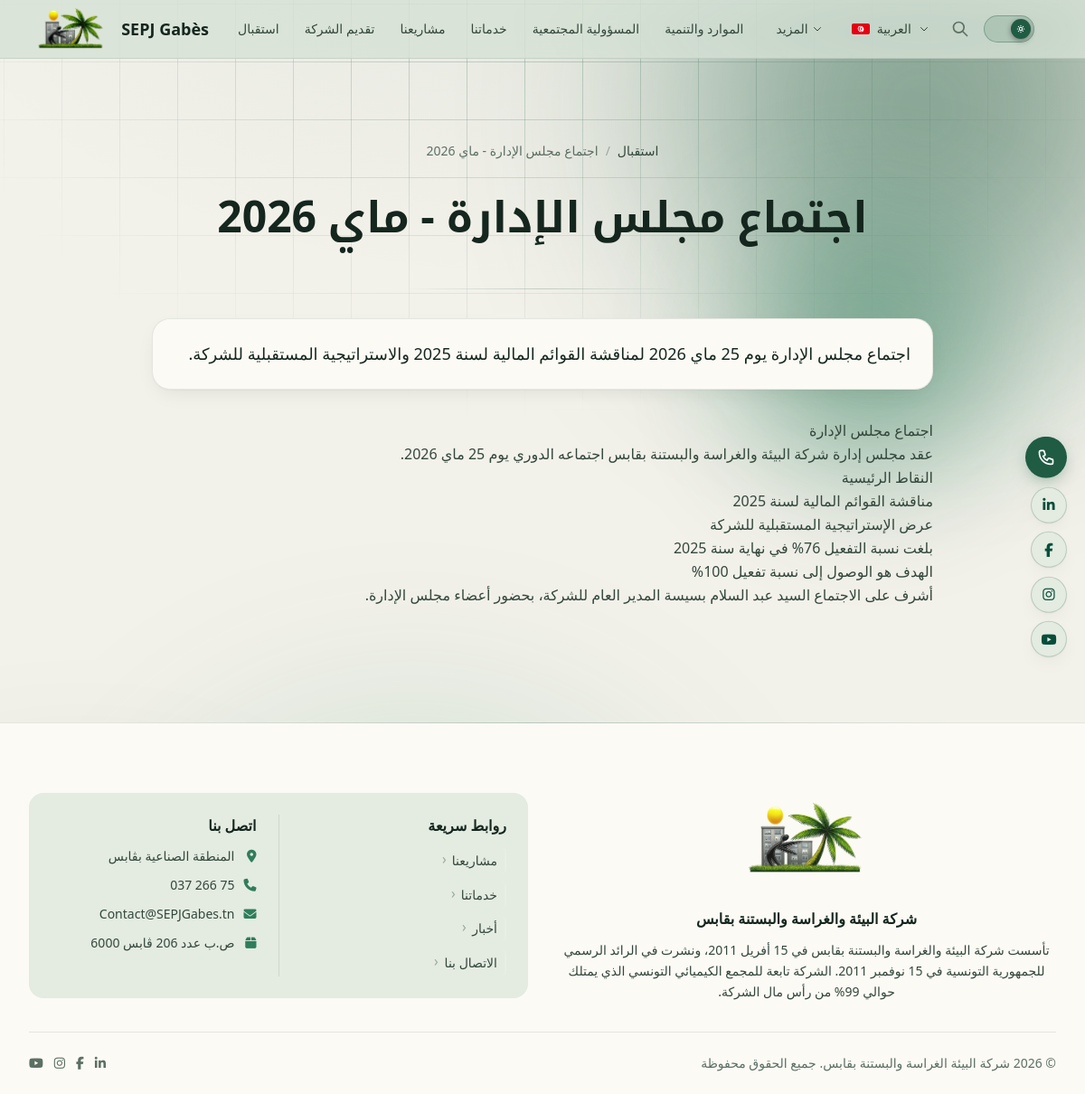
/public/page.php?slug=board-meeting-may-2026, run on the app's committed database.
### tables this page shows
CREATE TABLE IF NOT EXISTS `content_items` (
    `id` INT UNSIGNED AUTO_INCREMENT PRIMARY KEY,
    `type` ENUM('page', 'post', 'project', 'service', 'activity', 'prize', 'rse', 'resource', 'sport', 'video') NOT NULL,
    `rse_category` VARCHAR(50) DEFAULT NULL COMMENT 'RSE subcategory: engagement_social, rapport_durabilite, rapport_rse, catalogue_rse',
    `slug` VARCHAR(255) NOT NULL UNIQUE,
    `title_ar` TEXT,
    `title_fr` TEXT,
    `title_en` TEXT,
    `summary_ar` TEXT,
    `summary_fr` TEXT,
    `summary_en` TEXT,
    `body_ar` LONGTEXT,
    `body_fr` LONGTEXT,
    `body_en` LONGTEXT,
    `featured_image` VARCHAR(255) DEFAULT NULL,
    `video_url` VARCHAR(255) DEFAULT NULL COMMENT 'YouTube URL for type=video items',
    `status` ENUM('draft', 'published') NOT NULL DEFAULT 'draft',
    `is_featured` TINYINT(1) NOT NULL DEFAULT 0,
    `published_at` DATETIME DEFAULT NULL,
    `created_by` INT UNSIGNED DEFAULT NULL,
    `updated_by` INT UNSIGNED DEFAULT NULL,
    `created_at` DATETIME NOT NULL DEFAULT CURRENT_TIMESTAMP,
    `updated_at` DATETIME NOT NULL DEFAULT CURRENT_TIMESTAMP ON UPDATE CURRENT_TIMESTAMP,

    INDEX `idx_type` (`type`),
    INDEX `idx_status` (`status`),
    INDEX `idx_slug` (`slug`),
    INDEX `idx_type_status` (`type`, `status`),
    INDEX `idx_featured` (`is_featured`),
    INDEX `idx_rse_category` (`rse_category`),
    CONSTRAINT `fk_content_created_by` FOREIGN KEY (`created_by`) REFERENCES `users`(`id`) ON DELETE SET NULL,
    CONSTRAINT `fk_content_updated_by` FOREIGN KEY (`updated_by`) REFERENCES `users`(`id`) ON DELETE SET NULL
);

CREATE TABLE IF NOT EXISTS `site_settings` (
    `id` INT UNSIGNED AUTO_INCREMENT PRIMARY KEY,
    `setting_key` VARCHAR(255) NOT NULL UNIQUE,
    `value_ar` LONGTEXT,
    `value_fr` LONGTEXT,
    `value_en` LONGTEXT,
    `value_raw` LONGTEXT,
    `updated_at` DATETIME NOT NULL DEFAULT CURRENT_TIMESTAMP ON UPDATE CURRENT_TIMESTAMP
);

### app/core/helpers.php (called while the page is built, shortened)
<?php
function e($value): string
{
    return htmlspecialchars((string) $value, ENT_QUOTES | ENT_SUBSTITUTE, 'UTF-8');
}
function current_lang(): string
{
    return DEFAULT_LANGUAGE;
}
function get_setting(string $key, string $lang = 'ar'): string
{
    static $settings = null;
    if ($settings === null) {
        try {
            $rows = db()->query("SELECT setting_key, value_ar, value_fr, value_en, value_raw FROM site_settings")->fetchAll(PDO::FETCH_ASSOC);
            $settings = [];
            foreach ($rows as $row) {
                $settings[$row['setting_key']] = $row;
            }
        } catch (PDOException $e) {
            $settings = [];
            return '';
        }
    }
    $setting = $settings[$key];
    $field   = 'value_' . $lang;
    if (!empty($setting[$field])) {
        return $setting[$field];
    }
    if (!empty($setting['value_raw'])) {
        return $setting['value_raw'];
    }
    return $setting['value_ar'] ?? '';
}
function sanitize_body(string $html): string
{
    $allowedTags = '<p><br><b><i><u><a><img><ul><ol><li><h1><h2><h3><h4><h5><h6><blockquote><table><tr><td><th><strong><em><span><div><hr><pre><code><sub><sup>';
    $html = strip_tags($html, $allowedTags);
    $html = preg_replace('/\s+on\w+\s*=\s*(?:"[^"]*"|\'[^\']*\'|\S+)/i', '', $html);
    $html = preg_replace_callback(
        '/\b(href|src|action|formaction)\s*=\s*(["\'])(.*?)\2/is',
        function ($m) {
            $attr  = $m[1];
            $quote = $m[2];
            $value = trim($m[3]);
            $clean = preg_replace('/[\x00-\x20]+/', '', $value);
            if (preg_match('/^(javascript|vbscript|data)\s*:/i', $clean)) {
                return $attr . '=' . $quote . '#' . $quote;
            }
            return $m[0];
        },
        $html
    );
    return $html;
}
function content_field(array $row, string $field, string $lang): string
{
    $fieldName = $field . '_' . $lang;
    if (!empty($row[$fieldName])) {
        return $row[$fieldName];
    }
    return $row[$field . '_ar'] ?? '';
}

### app/core/i18n.php (called while the page is built, shortened)
<?php
function __(string $key, string $lang = null): string
{
    static $translations = null;
    if ($translations === null) {
        $translations = get_translations();
    }
    $lang = $lang ?? current_lang();
    return $translations[$key][$lang] ?? $translations[$key]['ar'] ?? $key;
}

### app/core/db.php (called while the page is built, shortened)
<?php
class Database
{
    private static ?PDO $instance = null;
    public static function getInstance(): PDO
    {
        if (self::$instance === null) {
            $dsn = "mysql:host=" . DB_HOST . ";port=" . DB_PORT . ";dbname=" . DB_NAME . ";charset=" . DB_CHARSET;
            $options = [
                PDO::ATTR_ERRMODE            => PDO::ERRMODE_EXCEPTION,
                PDO::ATTR_DEFAULT_FETCH_MODE => PDO::FETCH_ASSOC,
                PDO::ATTR_EMULATE_PREPARES   => false,
                PDO::MYSQL_ATTR_INIT_COMMAND => "SET NAMES utf8mb4 COLLATE utf8mb4_unicode_ci",
            ];
            try {
                self::$instance = new PDO($dsn, DB_USER, DB_PASS, $options);
            } catch (PDOException $e) {
error_log("Database connection failed [host=" . DB_HOST . ", port=" . DB_PORT . ", db=" . DB_NAME . "]: " . get_class($e) . " (" . $e->getCode() . ") " . $e->getMessage());
                die("اتصال قاعدة البيانات فشل. الرجاء المحاولة لاحقاً.<br>Database connection failed. Please try again later.");
            }
        }
        return self::$instance;
    }
}
function db(): PDO
{
    return Database::getInstance();
}

### public/page.php (the view, shortened to what this page needs)
<?php
require_once ROOT_PATH . '/app/core/db.php';
require_once ROOT_PATH . '/app/core/helpers.php';
require_once ROOT_PATH . '/app/core/i18n.php';
$lang          = current_lang();
$slug          = trim($_GET['slug'] ?? '');
$item          = null;
$is404         = false;
if (!$slug) {
    $is404 = true;
} else {
    try {
        $stmt = db()->prepare("SELECT * FROM content_items WHERE slug = :slug AND status = 'published' LIMIT 1");
        $stmt->execute(['slug' => $slug]);
        $item = $stmt->fetch();
    } catch (PDOException $e) {
        $item = null;
    }
    if (!$item) {
        $is404 = true;
    } else {
        $title   = content_field($item, 'title', $lang);
        $summary = content_field($item, 'summary', $lang);
        $body    = content_field($item, 'body', $lang);
    }
}
require_once 'includes/header.php';
?>
<main id="main-content">
<?php if ($is404): ?>
    <div class="page-hero">
        <div class="max-w-4xl mx-auto px-4 text-center">
            <h1 class="text-6xl font-bold text-white mb-4">404</h1>
            <p class="text-xl text-emerald-200/80 mb-8"><?= __('page_not_found', $lang) ?></p>
            <a href="index.php" class="glass-btn glass-btn-primary"><?= __('back_to_home', $lang) ?></a>
        </div>
    </div>
<?php else: ?>
    <div class="page-hero">
        <div class="max-w-4xl mx-auto px-4">
            <?php if (($item['type'] ?? '') !== 'page'): ?>
            <div class="breadcrumbs justify-center mb-4">
                <a href="index.php"><?= __('nav_home', $lang) ?></a>
                <span class="separator">/</span>
                <span><?= e(mb_substr($title, 0, 50)) ?></span>
            </div>
            <?php endif; ?>
            <h1><?= e($title) ?></h1>
        </div>
    </div>
    <section class="py-8 relative z-10">
        <div class="max-w-4xl mx-auto px-4">
            <?php if ($summary): ?>
            <div class="glass-card-static p-6 mb-8">
                <p class="text-lg text-emerald-200/90 leading-relaxed"><?= e($summary) ?></p>
            </div>
            <?php endif; ?>
            <div class="prose prose-invert max-w-none text-emerald-200/80 leading-relaxed">
                <?= sanitize_body($body) ?>
            </div>
        </div>
    </section>
<?php endif; ?>
</main>
<?php include 'includes/footer.php'; ?>

### public/includes/footer.php (shortened to what this page needs)
<?php
$lang = current_lang();
?>
<footer class="site-footer">
    <div class="max-w-7xl mx-auto px-4 sm:px-6 lg:px-8">
        <div class="grid grid-cols-1 md:grid-cols-2 gap-8 mb-8 items-center">
            <div>
                <div class="flex justify-center mb-5">
                    <a href="index.php" aria-label="<?= e(APP_NAME) ?>">
                        <img src="assets/logo-sepj.png" alt="SEPJ Gabès" class="h-28 w-auto opacity-90" loading="lazy">
                    </a>
                </div>
                <h3 class="font-bold text-white mb-3 text-center"><?= e(get_setting('company_name', $lang) ?: __('company_name', $lang)) ?></h3>
                <p class="text-sm text-emerald-200/70 leading-relaxed text-center"><?= e(get_setting('about_summary', $lang)) ?></p>
            </div>
            <div class="bg-white/5 rounded-2xl p-6">
                <div class="flex flex-col sm:flex-row gap-6">
                    <div class="flex-1">
                        <h3 class="font-bold text-white mb-3"><?= __('quick_links', $lang) ?></h3>
                        <div class="space-y-2">
                            <a href="projects.php" class="footer-link text-sm"><?= __('nav_projects', $lang) ?></a>
                            <a href="services.php" class="footer-link text-sm"><?= __('nav_services', $lang) ?></a>
                            <a href="news.php" class="footer-link text-sm"><?= __('nav_news', $lang) ?></a>
                            <a href="contact.php" class="footer-link text-sm"><?= __('nav_contact', $lang) ?></a>
                        </div>
                    </div>
                    <div class="flex-1">
                        <h3 class="font-bold text-white mb-3"><?= __('contact_us', $lang) ?></h3>
                        <div class="space-y-3 text-sm text-emerald-200/70">
                            <p class="flex items-center gap-2"><i class="fa-solid fa-location-dot text-emerald-400 w-4 shrink-0" aria-hidden="true"></i><?= e(get_setting('address', $lang)) ?></p>
                            <p class="flex items-center gap-2"><i class="fa-solid fa-phone text-emerald-400 w-4 shrink-0" aria-hidden="true"></i><?= e(get_setting('phone', $lang)) ?></p>
                            <p class="flex items-center gap-2"><i class="fa-solid fa-envelope text-emerald-400 w-4 shrink-0" aria-hidden="true"></i><?= e(get_setting('email_primary', $lang)) ?></p>
                            <p class="flex items-center gap-2"><i class="fa-solid fa-box text-emerald-400 w-4 shrink-0" aria-hidden="true"></i><?= e(get_setting('po_box', $lang)) ?></p>
                        </div>
                    </div>
                </div>
            </div>
        </div>
        <div class="border-t border-white/10 pt-6 flex flex-col sm:flex-row items-center justify-between gap-3 text-sm text-emerald-300/40">
            <?php if ($lang === 'ar'): ?>
                <p>&copy; <?= date('Y') ?> شركة البيئة الغراسة والبستنة بقابس. <?= __('all_rights_reserved', $lang) ?></p>
            <?php else: ?>
                <p>&copy; <?= date('Y') ?> <?= e(APP_NAME) ?>. <?= __('all_rights_reserved', $lang) ?></p>
            <?php endif; ?>
            <div class="flex items-center gap-3">
                <a href="https://www.linkedin.com/in/sepjgabes/" target="_blank" rel="noopener noreferrer" class="hover:text-emerald-400 transition-colors" aria-label="LinkedIn">
                    <i class="fab fa-linkedin-in" aria-hidden="true"></i>
                </a>
                <a href="https://www.facebook.com/SEPJGabes.tn" target="_blank" rel="noopener noreferrer" class="hover:text-emerald-400 transition-colors" aria-label="Facebook">
                    <i class="fab fa-facebook-f" aria-hidden="true"></i>
                </a>
                <a href="https://www.instagram.com/sepjgabes" target="_blank" rel="noopener noreferrer" class="hover:text-emerald-400 transition-colors" aria-label="Instagram">
                    <i class="fab fa-instagram" aria-hidden="true"></i>
                </a>
                <a href="https://www.youtube.com/@SEPJGabes" target="_blank" rel="noopener noreferrer" class="hover:text-emerald-400 transition-colors" aria-label="YouTube">
                    <i class="fab fa-youtube" aria-hidden="true"></i>
                </a>
            </div>
        </div>
    </div>
</footer>
<?php
$contactAriaLabel = $lang === 'ar' ? 'تواصل معنا' : ($lang === 'fr' ? 'Nous contacter' : 'Contact us');
?>
<div class="float-stack">
<a href="contact.php"
   id="floatContact"
   class="float-contact"
   aria-label="<?= e($contactAriaLabel) ?>">
</a>
<div class="social-float-group">
    <a href="https://www.linkedin.com/in/sepjgabes/"
       target="_blank" rel="noopener noreferrer"
       class="social-float-btn social-float-linkedin"
       aria-label="LinkedIn — SEPJ Gabès">
        <i class="fab fa-linkedin-in" aria-hidden="true"></i>
    </a>
    <a href="https://www.facebook.com/SEPJGabes.tn"
       target="_blank" rel="noopener noreferrer"
       class="social-float-btn social-float-facebook"
       aria-label="Facebook — SEPJ Gabès">
        <i class="fab fa-facebook-f" aria-hidden="true"></i>
    </a>
    <a href="https://www.instagram.com/sepjgabes"
       target="_blank" rel="noopener noreferrer"
       class="social-float-btn social-float-instagram"
       aria-label="Instagram — SEPJ Gabès">
        <i class="fab fa-instagram" aria-hidden="true"></i>
    </a>
    <a href="https://www.youtube.com/@SEPJGabes"
       target="_blank" rel="noopener noreferrer"
       class="social-float-btn social-float-youtube"
       aria-label="YouTube — SEPJ Gabès">
        <i class="fab fa-youtube" aria-hidden="true"></i>
    </a>
</div>
</div>
</body>
</html>

### data on the page
content_items: title_ar "اجتماع مجلس الإدارة - ماي 2026", summary_ar "اجتماع مجلس الإدارة يوم 25 ماي 2026 لمناقشة القوائم المالية لسنة 2025 والاستراتيجية المستقبلية للشركة.", body_ar "اجتماع مجلس الإدارة عقد مجلس إدارة شركة البيئة والغراسة والبستنة بقابس اجتماعه الدوري يوم 25 ماي 2026. النقاط الرئيسية مناقشة القوائم المالية لسنة 2025 عرض الإستراتيجية المستقبلية للشركة بلغت نسبة التفعيل 76% في نهاية سنة 2025 الهدف هو الوصول إلى نسبة تفعيل 100% أشرف على الاجتماع السيد عبد السلام بسيسة المدير العام للشركة، بحضور أعضاء مجلس الإدارة."
site_settings: value_ar "شركة البيئة والغراسة والبستنة بقابس"
site_settings: value_ar "تأسست شركة البيئة والغراسة والبستنة بقابس في 15 أفريل 2011، ونشرت في الرائد الرسمي للجمهورية التونسية في 15 نوفمبر 2011. الشركة تابعة للمجمع الكيميائي التونسي الذي يمتلك حوالي 99% من رأس مال الشركة."
site_settings: value_ar "المنطقة الصناعية بڨابس"
site_settings: value_raw "75 266 037"
site_settings: value_raw "Contact@SEPJGabes.tn"
site_settings: value_raw "ص.ب عدد 206 ڨابس 6000"

### other printed values
APP_NAME "SEPJ Gabès"
$item['label'] "استقبال"
$item['label'] "تقديم الشركة"
$item['label'] "مشاريعنا"
$item['label'] "خدماتنا"
$item['label'] "المسؤولية المجتمعية"
$item['label'] "الموارد والتنمية"
$moreLabel "المزيد"
$currentMeta['label'] "العربية"
__('nav_home', $lang) "استقبال"
__('quick_links', $lang) "روابط سريعة"
__('nav_projects', $lang) "مشاريعنا"
__('nav_services', $lang) "خدماتنا"
__('nav_news', $lang) "أخبار"
__('nav_contact', $lang) "الاتصال بنا"
